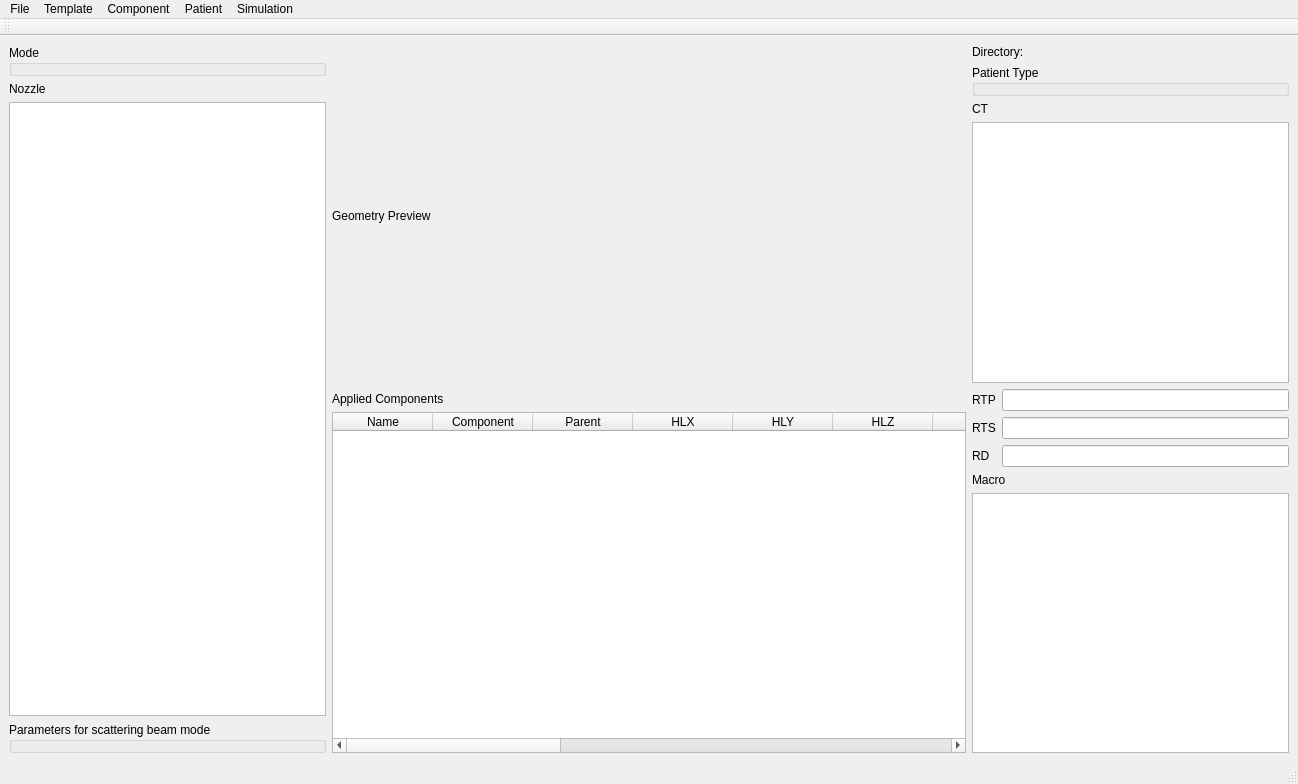
<?xml version="1.0" encoding="UTF-8"?>
<ui version="4.0">
 <class>MainWindow</class>
 <widget class="QMainWindow" name="MainWindow">
  <property name="geometry">
   <rect>
    <x>0</x>
    <y>0</y>
    <width>1298</width>
    <height>784</height>
   </rect>
  </property>
  <property name="sizePolicy">
   <sizepolicy hsizetype="Preferred" vsizetype="Preferred">
    <horstretch>0</horstretch>
    <verstretch>0</verstretch>
   </sizepolicy>
  </property>
  <property name="windowTitle">
   <string>Proton Therapy Monte Carlo Simulation</string>
  </property>
  <property name="windowIcon">
   <iconset>
    <normaloff>../../../.designer/icons/ncc.png</normaloff>../../../.designer/icons/ncc.png</iconset>
  </property>
  <widget class="QWidget" name="centralwidget">
   <layout class="QGridLayout" name="gridLayout_3">
    <item row="0" column="0" rowspan="2">
     <layout class="QGridLayout" name="gridLayout">
      <property name="spacing">
       <number>6</number>
      </property>
      <item row="0" column="0" colspan="2">
       <widget class="QGroupBox" name="groupNozzleMode">
        <property name="sizePolicy">
         <sizepolicy hsizetype="Minimum" vsizetype="Preferred">
          <horstretch>0</horstretch>
          <verstretch>0</verstretch>
         </sizepolicy>
        </property>
        <property name="title">
         <string>Mode</string>
        </property>
       </widget>
      </item>
      <item row="2" column="0" colspan="2">
       <widget class="QListWidget" name="listTemplates">
        <property name="sizePolicy">
         <sizepolicy hsizetype="Minimum" vsizetype="Expanding">
          <horstretch>0</horstretch>
          <verstretch>0</verstretch>
         </sizepolicy>
        </property>
       </widget>
      </item>
      <item row="1" column="0" colspan="2">
       <widget class="QLabel" name="label_2">
        <property name="sizePolicy">
         <sizepolicy hsizetype="Minimum" vsizetype="Preferred">
          <horstretch>0</horstretch>
          <verstretch>0</verstretch>
         </sizepolicy>
        </property>
        <property name="text">
         <string>Nozzle</string>
        </property>
        <property name="alignment">
         <set>Qt::AlignLeading|Qt::AlignLeft|Qt::AlignVCenter</set>
        </property>
       </widget>
      </item>
      <item row="3" column="0" rowspan="2" colspan="2">
       <widget class="QGroupBox" name="groupConvalgo">
        <property name="sizePolicy">
         <sizepolicy hsizetype="Minimum" vsizetype="Preferred">
          <horstretch>0</horstretch>
          <verstretch>0</verstretch>
         </sizepolicy>
        </property>
        <property name="title">
         <string>Parameters for scattering beam mode</string>
        </property>
       </widget>
      </item>
     </layout>
    </item>
    <item row="0" column="3" rowspan="2">
     <layout class="QGridLayout" name="gridLayout_4">
      <item row="8" column="0" colspan="4">
       <widget class="QListWidget" name="listMacro">
        <property name="sizePolicy">
         <sizepolicy hsizetype="Preferred" vsizetype="Preferred">
          <horstretch>0</horstretch>
          <verstretch>0</verstretch>
         </sizepolicy>
        </property>
       </widget>
      </item>
      <item row="7" column="0" colspan="4">
       <widget class="QLabel" name="labelMacro">
        <property name="sizePolicy">
         <sizepolicy hsizetype="Minimum" vsizetype="Maximum">
          <horstretch>0</horstretch>
          <verstretch>0</verstretch>
         </sizepolicy>
        </property>
        <property name="text">
         <string>Macro</string>
        </property>
       </widget>
      </item>
      <item row="0" column="0" colspan="4">
       <widget class="QLabel" name="labelPatientDir">
        <property name="sizePolicy">
         <sizepolicy hsizetype="Preferred" vsizetype="Maximum">
          <horstretch>0</horstretch>
          <verstretch>0</verstretch>
         </sizepolicy>
        </property>
        <property name="text">
         <string>Directory:</string>
        </property>
       </widget>
      </item>
      <item row="6" column="0">
       <widget class="QLabel" name="labelRD">
        <property name="text">
         <string>RD</string>
        </property>
       </widget>
      </item>
      <item row="3" column="0" colspan="4">
       <widget class="QListWidget" name="listPatientCT">
        <property name="sizePolicy">
         <sizepolicy hsizetype="Preferred" vsizetype="Preferred">
          <horstretch>0</horstretch>
          <verstretch>0</verstretch>
         </sizepolicy>
        </property>
       </widget>
      </item>
      <item row="2" column="0" colspan="4">
       <widget class="QLabel" name="labelCT">
        <property name="sizePolicy">
         <sizepolicy hsizetype="Preferred" vsizetype="Maximum">
          <horstretch>0</horstretch>
          <verstretch>0</verstretch>
         </sizepolicy>
        </property>
        <property name="text">
         <string>CT</string>
        </property>
       </widget>
      </item>
      <item row="1" column="0" colspan="4">
       <widget class="QGroupBox" name="groupPatientType">
        <property name="sizePolicy">
         <sizepolicy hsizetype="Preferred" vsizetype="Maximum">
          <horstretch>0</horstretch>
          <verstretch>0</verstretch>
         </sizepolicy>
        </property>
        <property name="title">
         <string>Patient Type</string>
        </property>
       </widget>
      </item>
      <item row="5" column="0">
       <widget class="QLabel" name="labelRTS">
        <property name="text">
         <string>RTS</string>
        </property>
       </widget>
      </item>
      <item row="4" column="0">
       <widget class="QLabel" name="labelRTP">
        <property name="sizePolicy">
         <sizepolicy hsizetype="Maximum" vsizetype="Preferred">
          <horstretch>0</horstretch>
          <verstretch>0</verstretch>
         </sizepolicy>
        </property>
        <property name="text">
         <string>RTP</string>
        </property>
       </widget>
      </item>
      <item row="5" column="1" colspan="3">
       <widget class="QLineEdit" name="lineRTS">
        <property name="sizePolicy">
         <sizepolicy hsizetype="Preferred" vsizetype="Fixed">
          <horstretch>0</horstretch>
          <verstretch>0</verstretch>
         </sizepolicy>
        </property>
       </widget>
      </item>
      <item row="6" column="1" colspan="3">
       <widget class="QLineEdit" name="lineRD">
        <property name="sizePolicy">
         <sizepolicy hsizetype="Preferred" vsizetype="Fixed">
          <horstretch>0</horstretch>
          <verstretch>0</verstretch>
         </sizepolicy>
        </property>
       </widget>
      </item>
      <item row="4" column="1" colspan="3">
       <widget class="QLineEdit" name="lineRTP">
        <property name="sizePolicy">
         <sizepolicy hsizetype="Preferred" vsizetype="Fixed">
          <horstretch>0</horstretch>
          <verstretch>0</verstretch>
         </sizepolicy>
        </property>
       </widget>
      </item>
     </layout>
    </item>
    <item row="0" column="1" rowspan="2" colspan="2">
     <layout class="QGridLayout" name="gridLayout_2">
      <item row="2" column="0">
       <widget class="QTableWidget" name="tableComp">
        <property name="sizePolicy">
         <sizepolicy hsizetype="Preferred" vsizetype="Preferred">
          <horstretch>0</horstretch>
          <verstretch>0</verstretch>
         </sizepolicy>
        </property>
        <property name="frameShape">
         <enum>QFrame::StyledPanel</enum>
        </property>
        <property name="frameShadow">
         <enum>QFrame::Sunken</enum>
        </property>
        <property name="lineWidth">
         <number>1</number>
        </property>
        <property name="midLineWidth">
         <number>1</number>
        </property>
        <attribute name="verticalHeaderVisible">
         <bool>false</bool>
        </attribute>
        <column>
         <property name="text">
          <string>Name</string>
         </property>
         <property name="textAlignment">
          <set>AlignCenter</set>
         </property>
        </column>
        <column>
         <property name="text">
          <string>Component</string>
         </property>
         <property name="textAlignment">
          <set>AlignCenter</set>
         </property>
        </column>
        <column>
         <property name="text">
          <string>Parent</string>
         </property>
         <property name="textAlignment">
          <set>AlignCenter</set>
         </property>
        </column>
        <column>
         <property name="text">
          <string>HLX</string>
         </property>
         <property name="textAlignment">
          <set>AlignCenter</set>
         </property>
        </column>
        <column>
         <property name="text">
          <string>HLY</string>
         </property>
         <property name="textAlignment">
          <set>AlignCenter</set>
         </property>
        </column>
        <column>
         <property name="text">
          <string>HLZ</string>
         </property>
         <property name="textAlignment">
          <set>AlignCenter</set>
         </property>
        </column>
        <column>
         <property name="text">
          <string>RMin</string>
         </property>
         <property name="textAlignment">
          <set>AlignCenter</set>
         </property>
        </column>
        <column>
         <property name="text">
          <string>RMax</string>
         </property>
         <property name="textAlignment">
          <set>AlignCenter</set>
         </property>
        </column>
        <column>
         <property name="text">
          <string>HL</string>
         </property>
         <property name="textAlignment">
          <set>AlignCenter</set>
         </property>
        </column>
        <column>
         <property name="text">
          <string>SPhi</string>
         </property>
         <property name="textAlignment">
          <set>AlignCenter</set>
         </property>
        </column>
        <column>
         <property name="text">
          <string>DPhi</string>
         </property>
         <property name="textAlignment">
          <set>AlignCenter</set>
         </property>
        </column>
        <column>
         <property name="text">
          <string>RotX</string>
         </property>
         <property name="textAlignment">
          <set>AlignCenter</set>
         </property>
        </column>
        <column>
         <property name="text">
          <string>RotY</string>
         </property>
         <property name="textAlignment">
          <set>AlignCenter</set>
         </property>
        </column>
        <column>
         <property name="text">
          <string>RotZ</string>
         </property>
         <property name="textAlignment">
          <set>AlignCenter</set>
         </property>
        </column>
        <column>
         <property name="text">
          <string>TransX</string>
         </property>
         <property name="textAlignment">
          <set>AlignCenter</set>
         </property>
        </column>
        <column>
         <property name="text">
          <string>TransY</string>
         </property>
         <property name="textAlignment">
          <set>AlignCenter</set>
         </property>
        </column>
        <column>
         <property name="text">
          <string>TransZ</string>
         </property>
         <property name="textAlignment">
          <set>AlignCenter</set>
         </property>
        </column>
       </widget>
      </item>
      <item row="1" column="0">
       <widget class="QLabel" name="labelComp">
        <property name="sizePolicy">
         <sizepolicy hsizetype="Preferred" vsizetype="Maximum">
          <horstretch>0</horstretch>
          <verstretch>0</verstretch>
         </sizepolicy>
        </property>
        <property name="text">
         <string>Applied Components</string>
        </property>
       </widget>
      </item>
      <item row="0" column="0">
       <widget class="QLabel" name="labelGeometry">
        <property name="sizePolicy">
         <sizepolicy hsizetype="Preferred" vsizetype="Preferred">
          <horstretch>0</horstretch>
          <verstretch>0</verstretch>
         </sizepolicy>
        </property>
        <property name="text">
         <string>Geometry Preview</string>
        </property>
       </widget>
      </item>
     </layout>
    </item>
   </layout>
  </widget>
  <widget class="QMenuBar" name="menubar">
   <property name="geometry">
    <rect>
     <x>0</x>
     <y>0</y>
     <width>1298</width>
     <height>20</height>
    </rect>
   </property>
   <widget class="QMenu" name="menuFile">
    <property name="title">
     <string>File</string>
    </property>
    <addaction name="actionFileNew"/>
    <addaction name="actionFileOpen"/>
    <addaction name="actionFileSave"/>
    <addaction name="separator"/>
    <addaction name="actionExit"/>
   </widget>
   <widget class="QMenu" name="menuComp">
    <property name="title">
     <string>Component</string>
    </property>
    <addaction name="actionCompAdd"/>
    <addaction name="actionCompModify"/>
    <addaction name="actionCompDelete"/>
   </widget>
   <widget class="QMenu" name="menuPatient">
    <property name="title">
     <string>Patient</string>
    </property>
    <addaction name="actionPatientSetup"/>
    <addaction name="actionPatientView"/>
    <addaction name="actionPatientConv"/>
   </widget>
   <widget class="QMenu" name="menuSimulation">
    <property name="title">
     <string>Simulation</string>
    </property>
    <addaction name="actionSimLoad"/>
   </widget>
   <widget class="QMenu" name="menuTemplate">
    <property name="title">
     <string>Template</string>
    </property>
    <addaction name="actionTempNew"/>
    <addaction name="actionTempLoad"/>
    <addaction name="actionTempModify"/>
    <addaction name="actionTempDelete"/>
   </widget>
   <addaction name="menuFile"/>
   <addaction name="menuTemplate"/>
   <addaction name="menuComp"/>
   <addaction name="menuPatient"/>
   <addaction name="menuSimulation"/>
  </widget>
  <widget class="QStatusBar" name="statusbar"/>
  <widget class="QToolBar" name="toolBar">
   <property name="windowTitle">
    <string>toolBar</string>
   </property>
   <attribute name="toolBarArea">
    <enum>TopToolBarArea</enum>
   </attribute>
   <attribute name="toolBarBreak">
    <bool>false</bool>
   </attribute>
  </widget>
  <action name="actionFileNew">
   <property name="icon">
    <iconset>
     <normaloff>../../../.designer/icons/new.png</normaloff>../../../.designer/icons/new.png</iconset>
   </property>
   <property name="text">
    <string>New</string>
   </property>
   <property name="font">
    <font/>
   </property>
   <property name="shortcut">
    <string>Ctrl+N</string>
   </property>
  </action>
  <action name="actionFileOpen">
   <property name="icon">
    <iconset>
     <normaloff>../../../.designer/icons/open.png</normaloff>../../../.designer/icons/open.png</iconset>
   </property>
   <property name="text">
    <string>Open</string>
   </property>
   <property name="shortcut">
    <string>Ctrl+O</string>
   </property>
  </action>
  <action name="actionFileSave">
   <property name="icon">
    <iconset>
     <normaloff>../../../.designer/icons/save.png</normaloff>../../../.designer/icons/save.png</iconset>
   </property>
   <property name="text">
    <string>Save</string>
   </property>
   <property name="shortcut">
    <string>Ctrl+S</string>
   </property>
  </action>
  <action name="actionExit">
   <property name="icon">
    <iconset>
     <normaloff>../../../.designer/icons/exit.png</normaloff>../../../.designer/icons/exit.png</iconset>
   </property>
   <property name="text">
    <string>Exit</string>
   </property>
   <property name="statusTip">
    <string>Quit Application</string>
   </property>
   <property name="font">
    <font/>
   </property>
  </action>
  <action name="actionSimLoad">
   <property name="icon">
    <iconset>
     <normaloff>../../../.designer/icons/open.png</normaloff>../../../.designer/icons/open.png</iconset>
   </property>
   <property name="text">
    <string>Simulation</string>
   </property>
  </action>
  <action name="actionPatientSetup">
   <property name="icon">
    <iconset>
     <normaloff>../../../.designer/icons/open.png</normaloff>../../../.designer/icons/open.png</iconset>
   </property>
   <property name="text">
    <string>Setup</string>
   </property>
  </action>
  <action name="actionPatientView">
   <property name="icon">
    <iconset>
     <normaloff>../../../.designer/icons/view.png</normaloff>../../../.designer/icons/view.png</iconset>
   </property>
   <property name="text">
    <string>View</string>
   </property>
   <property name="shortcut">
    <string>Ctrl+V</string>
   </property>
  </action>
  <action name="actionTempNew">
   <property name="icon">
    <iconset>
     <normaloff>../../../.designer/icons/new.png</normaloff>../../../.designer/icons/new.png</iconset>
   </property>
   <property name="text">
    <string>New</string>
   </property>
  </action>
  <action name="actionTempLoad">
   <property name="icon">
    <iconset>
     <normaloff>../../../.designer/icons/open.png</normaloff>../../../.designer/icons/open.png</iconset>
   </property>
   <property name="text">
    <string>Load</string>
   </property>
  </action>
  <action name="actionCompSave">
   <property name="icon">
    <iconset>
     <normaloff>../../../../../../.designer/icons/save.png</normaloff>../../../../../../.designer/icons/save.png</iconset>
   </property>
   <property name="text">
    <string>Save</string>
   </property>
  </action>
  <action name="actionTempModify">
   <property name="icon">
    <iconset>
     <normaloff>../../../.designer/icons/write.png</normaloff>../../../.designer/icons/write.png</iconset>
   </property>
   <property name="text">
    <string>Modify</string>
   </property>
  </action>
  <action name="actionPatientConv">
   <property name="text">
    <string>ConvAlgo</string>
   </property>
  </action>
  <action name="actionTempDelete">
   <property name="icon">
    <iconset>
     <normaloff>../../../.designer/icons/delete.png</normaloff>../../../.designer/icons/delete.png</iconset>
   </property>
   <property name="text">
    <string>Delete</string>
   </property>
  </action>
  <action name="actionCompAdd">
   <property name="icon">
    <iconset>
     <normaloff>../../../.designer/icons/new.png</normaloff>../../../.designer/icons/new.png</iconset>
   </property>
   <property name="text">
    <string>Add</string>
   </property>
  </action>
  <action name="actionTemplate">
   <property name="text">
    <string>Template</string>
   </property>
  </action>
  <action name="actionComponent">
   <property name="text">
    <string>Component</string>
   </property>
  </action>
  <action name="actionCompModify">
   <property name="icon">
    <iconset>
     <normaloff>../../../.designer/icons/write.png</normaloff>../../../.designer/icons/write.png</iconset>
   </property>
   <property name="text">
    <string>Modify</string>
   </property>
  </action>
  <action name="actionCompDelete">
   <property name="icon">
    <iconset>
     <normaloff>../../../.designer/icons/delete.png</normaloff>../../../.designer/icons/delete.png</iconset>
   </property>
   <property name="text">
    <string>Delete</string>
   </property>
  </action>
 </widget>
 <resources/>
 <connections/>
</ui>
